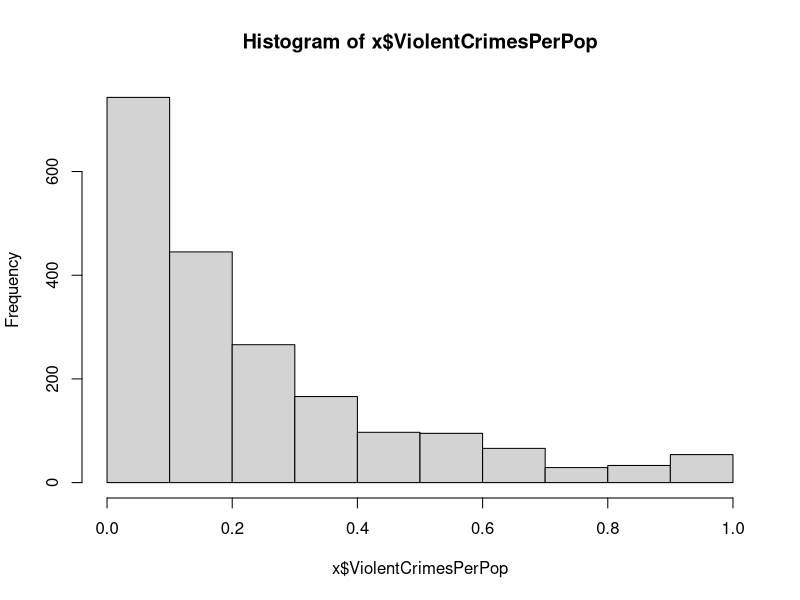

Reproduce this figure in R. (Note: this script raises an error after producing the figure.)
## ---- chunk 1
knitr::opts_chunk$set(echo = TRUE)
## ---- chunk 2
x <- read.csv("communities.csv", as.is = TRUE)
## ---- chunk 3
head(x)
colnames(x)
length(unique(x$state))
## ---- chunk 4
nonNAcounty <- !is.na(x$county)
length(unique(paste(x$state[nonNAcounty], x$county[nonNAcounty])))
## ---- chunk 5
length(unique(paste(x$state[nonNAcounty], x$county[nonNAcounty]))) + sum(is.na(x$county))
## ---- chunk 6
v <- apply(x, 2, function(y) sum(is.na(y)))
table(v)
## ---- chunk 7
x <- x[, v <= (ncol(x)/2)]
v <- apply(x, 2, function(y) sum(is.na(y)))
table(v)
## ---- chunk 8
hist(x$ViolentCrimesPerPop)
## ---- chunk 9
which(v==1)
x <- x[,-which(v == 1)]
x$state <- factor(x$state)
## ---- chunk 10
m.empty <- lm(ViolentCrimesPerPop ~ 1, data=x)
m.full <- lm(ViolentCrimesPerPop ~ . - communityname - fold - state, data=x)

mf <- step(m.empty, scope=list(upper=m.full), direction="forward", trace=FALSE)
mba <- step(m.full, scope = list(lower = m.empty), direction="backward", trace=F)
mb <- step(m.empty, scope=list(upper=m.full), direction="both", trace=F)
## ---- chunk 11
length(coef(mf))-1
length(coef(mba))-1
length(coef(mb))-1
## ---- chunk 12
summary(mf)$r.squared
summary(mba)$r.sq
summary(mb)$r.sq
## ---- chunk 13
summary(mb)
## ---- chunk 14
order(abs(summary(mb)$coef[,4]))
## ---- chunk 15
summary(mb)$coef[c(6,4,11),]
## ---- chunk 16
error <- 0
  
for (i in 1:10) {
  train <- x[x$fold != i,]
  valid <- x[x$fold == i,]
  
  model <- lm(formula(mb), data = train)
  yhat <- predict(model, valid)
  error <- error + mean((yhat - valid$ViolentCrimesPerPop)^2)/10
}
error
## ---- chunk 17
N <- 1000
rsqvals <- rep(NA, N)
for (i in 1:N) {
  s <- sample(1:nrow(x), nrow(x), replace=TRUE)
  m1 <- lm(f, data=x[s,])
  rsqvals[i] <- summary(m1)$r.squared
}
quantile(rsqvals, c(0.05, 0.95))
